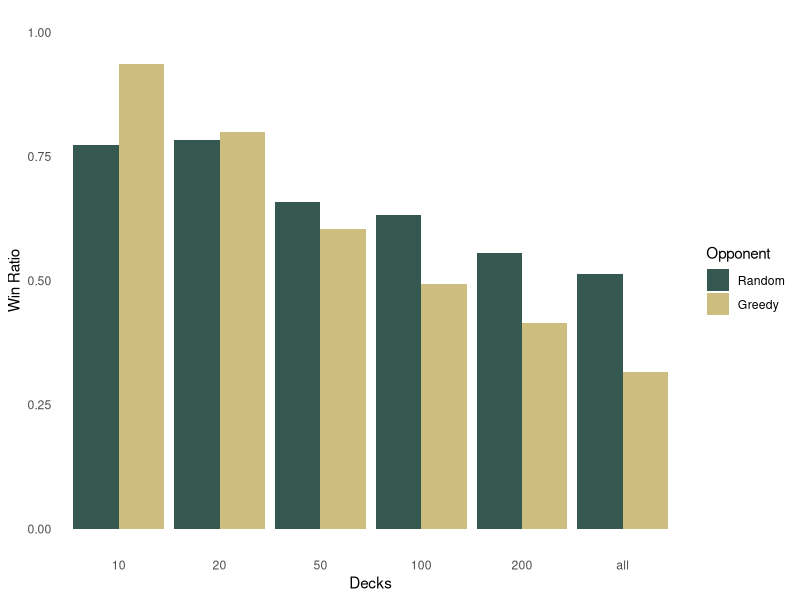
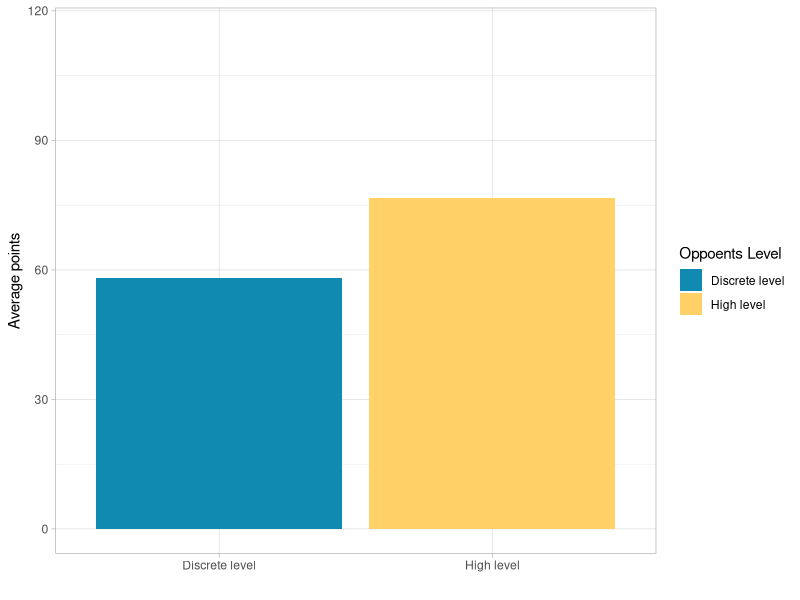

Reproduce these figures in R, in order.

# Remove and import
rm(list = ls())

library(ggplot2)
library(readr)



# Simulations against Greedy and Random Agents
decks_10 <- data.frame(matrix(c(773, 213, 14, 937, 63, 0), nrow=2, ncol = 3, byrow = T))
colnames(decks_10) <- c('Wins', 'Loss', 'Ties')
rownames(decks_10) <- c('Random', 'Greedy')
decks_10

decks_20 <- data.frame(matrix(c(783, 207, 10, 799, 201, 0), nrow=2, ncol = 3, byrow = T))
colnames(decks_20) <- c('Wins', 'Loss', 'Ties')
rownames(decks_20) <- c('Random', 'Greedy')
decks_20

decks_50 <- data.frame(matrix(c(658, 330, 12, 604, 378, 18), nrow=2, ncol = 3, byrow = T))
colnames(decks_50) <- c('Wins', 'Loss', 'Ties')
rownames(decks_50) <- c('Random', 'Greedy')
decks_50

decks_100 <- data.frame(matrix(c(632, 351, 17, 494, 495,  11), nrow=2, ncol = 3, byrow = T))
colnames(decks_100) <- c('Wins', 'Loss', 'Ties')
rownames(decks_100) <- c('Random', 'Greedy')
decks_100

decks_200 <- data.frame(matrix(c(555, 423, 22, 414, 556, 30), nrow=2, ncol = 3, byrow = T))
colnames(decks_200) <- c('Wins', 'Loss', 'Ties')
rownames(decks_200) <- c('Random', 'Greedy')
decks_200

decks_inf <- data.frame(matrix(c(513, 471, 16, 317, 668, 15), nrow=2, ncol = 3, byrow = T))
colnames(decks_inf) <- c('Wins', 'Loss', 'Ties')
rownames(decks_inf) <- c('Random', 'Greedy')
decks_inf



# Simulations against Human Agents
report <- read_csv("data.csv")
livs <- report$`How would you rate your Briscola skills?`
results <- report$`Which was your final score?`
mean(results[livs <= 3])
mean(results[livs > 3])



# Plot Greedy and Random Agents
Decks <- c(rep("10", 2), rep("20", 2), rep("50", 2), rep('100', 2), rep("200", 2), rep('all', 2))
Opponent <- rep(c("Random", "Greedy"), 6)
Win <- c(0.773, 0.937, 0.783, 0.799, 0.658, 0.604, 0.632, 0.494, 0.555, 0.414, 0.513, 0.317)
data <- data.frame(Decks, Opponent, Win)
data$Decks <- factor(data$Decks, levels = c("10", "20", "50", "100", "200", "all"))
data$Opponent <- factor(data$Opponent, levels = c("Random", "Greedy"))
custom_colors <- c("Random" = "#355950", "Greedy" = "#CDBD7E")


ggplot(data, aes(fill=Opponent, y=Win, x=Decks)) + 
  geom_bar(position="dodge", stat="identity") + 
  ylim(c(0,1)) +
  scale_fill_manual(values = custom_colors) + 
  ylab('Win Ratio') + 
  theme_minimal() + theme(panel.grid=element_blank(), panel.border=element_blank())


# Plot Human Agent
report <- read_csv("human_agent_data.csv")
livs <- report$`How would you rate your Briscola skills?`
results <- report$`Which was your final score?`
mean(results[livs <= 3])
mean(results[livs > 3])

a <- mean(results[livs <= 3])
b <- mean(results[livs > 3])

livs[livs <= 3] <- 0
livs[livs > 3] <- 1
livs <- c("Discrete level", "High level")
m <- c(a,b)
data <- data.frame(livs, m)

data$livs <- factor(data$livs, levels = c("Discrete level", "High level"))
custom_colors <- c("Discrete level" = "#118ab2", "High level" = "#ffd166")



ggplot(data, aes(y=m, x=livs , fill = livs)) + 
  geom_bar(position="dodge", stat="identity") + 
  ylim(c(0,115)) +
  xlab("") +
  scale_fill_manual(values = custom_colors) + 
  ylab("Average points") +
  guides(fill = guide_legend(title="Oppoents Level")) +
  theme_light()



